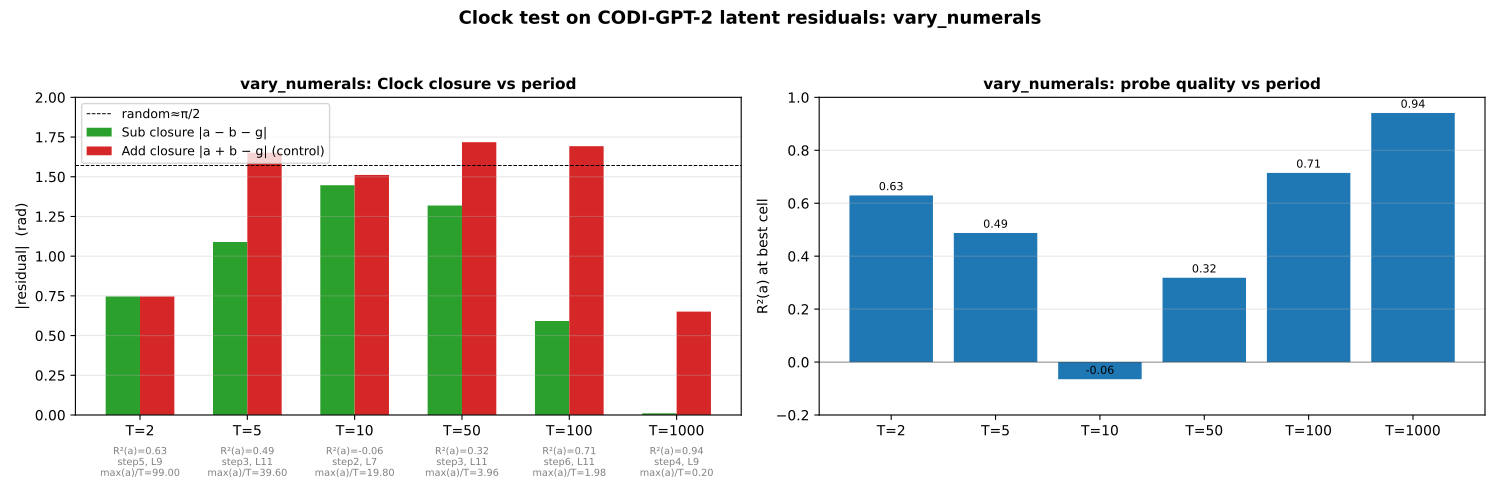

This chart was generated by the following Python code:
"""Detailed per-period slideshow for the Clock test on LATENT residuals.

Reads helix_clock_test_latent.json and produces clock_slideshow_latent.pdf with
one detailed page per (CF set × period T). Each page shows:
  - Three "predicted angle vs true angle" scatters for a, b, gold.
  - "predicted angle(a) − predicted angle(b)" vs "predicted angle(gold)"
    closure scatter.
  - Residual histogram for Sub closure and Add closure (control).
  - Stats panel with R², cos-align, closure means.

Plus a TL;DR summary page per CF set comparing all periods.
"""
from __future__ import annotations

import json
from pathlib import Path

import matplotlib.pyplot as plt
import numpy as np
from matplotlib.backends.backend_pdf import PdfPages

PD = Path(__file__).resolve().parent
IN_JSON = PD / "helix_clock_test_latent.json"
OUT_PDF = PD / "clock_slideshow_latent.pdf"


def wrap(a):
    return (a + np.pi) % (2 * np.pi) - np.pi


def main():
    d = json.load(open(IN_JSON))
    PERIODS = d["periods"]
    with PdfPages(OUT_PDF) as pdf:
        for cf_name in d["cf"]:
            cf = d["cf"][cf_name]
            ck_all = cf["clock_per_T"]
            a_vals = np.array(cf["a"]); b_vals = np.array(cf["b"]); g_vals = np.array(cf["gold"])

            # ============================================================
            # Summary page per CF set: closure vs T with Sub & Add bars.
            # ============================================================
            fig, axes = plt.subplots(1, 2, figsize=(15, 5))
            ax = axes[0]
            sub_vals = [ck_all[str(T) if isinstance(list(ck_all.keys())[0], str) else T]["clock_resid_sub_mean_abs"]
                        for T in PERIODS]
            add_vals = [ck_all[str(T) if isinstance(list(ck_all.keys())[0], str) else T]["clock_resid_add_mean_abs"]
                        for T in PERIODS]
            r2_vals  = [ck_all[str(T) if isinstance(list(ck_all.keys())[0], str) else T]["R2_a"]
                        for T in PERIODS]
            xs = np.arange(len(PERIODS)); w = 0.32
            ax.bar(xs - w/2, sub_vals, w, color="#2ca02c", label="Sub closure |a − b − g|")
            ax.bar(xs + w/2, add_vals, w, color="#d62728", label="Add closure |a + b − g| (control)")
            ax.axhline(np.pi / 2, ls="--", color="black", lw=0.7, label="random≈π/2")
            ax.set_xticks(xs); ax.set_xticklabels([f"T={T}" for T in PERIODS])
            ax.set_ylabel("|residual|  (rad)")
            ax.set_title(f"{cf_name}: Clock closure vs period",
                         fontsize=11, fontweight="bold")
            ax.legend(fontsize=9, loc="upper left")
            ax.grid(axis="y", alpha=0.3)
            for ti, T in enumerate(PERIODS):
                key = str(T) if isinstance(list(ck_all.keys())[0], str) else T
                c = ck_all[key]
                ax.text(ti, -0.10,
                        f"R²(a)={c['R2_a']:.2f}\n"
                        f"step{c['best_step_1indexed']}, L{c['best_layer']}\n"
                        f"max(a)/T={c['operand_a_max_over_T']:.2f}",
                        ha="center", fontsize=7,
                        transform=ax.get_xaxis_transform(),
                        va="top", color="gray")
            ax.set_ylim(0, 2.0)

            # R²(a) vs T panel
            ax = axes[1]
            ax.bar(xs, r2_vals, color="#1f77b4")
            ax.set_xticks(xs); ax.set_xticklabels([f"T={T}" for T in PERIODS])
            ax.set_ylim(-0.2, 1.0)
            ax.axhline(0, color="black", lw=0.3)
            ax.set_ylabel("R²(a) at best cell")
            ax.set_title(f"{cf_name}: probe quality vs period",
                         fontsize=11, fontweight="bold")
            ax.grid(axis="y", alpha=0.3)
            for ti, v in enumerate(r2_vals):
                ax.text(ti, v + 0.02, f"{v:.2f}", ha="center", fontsize=8)
            fig.suptitle(f"Clock test on CODI-GPT-2 latent residuals: {cf_name}",
                         fontsize=13, fontweight="bold")
            fig.tight_layout(rect=(0, 0, 1, 0.94))
            pdf.savefig(fig, dpi=140); plt.close(fig)

            # ============================================================
            # Per-T detail page
            # ============================================================
            for T in PERIODS:
                key = str(T) if isinstance(list(ck_all.keys())[0], str) else T
                c = ck_all[key]
                ang_a = np.array(c["ang_a"]); ang_b = np.array(c["ang_b"])
                ang_g = np.array(c["ang_g"])
                sub_resid = np.array(c["clock_resid_sub"])
                true_a = wrap(2 * np.pi * a_vals / T)
                true_b = wrap(2 * np.pi * b_vals / T)
                true_g = wrap(2 * np.pi * g_vals / T)

                fig = plt.figure(figsize=(15, 9))
                gs = fig.add_gridspec(2, 3, hspace=0.35, wspace=0.3)

                # Row 1: predicted vs true for a, b, gold
                for col, (name, true_ang, pred_ang, color) in enumerate([
                    ("operand a", true_a, ang_a, "#1f77b4"),
                    ("operand b", true_b, ang_b, "#ff7f0e"),
                    ("gold",      true_g, ang_g, "#2ca02c"),
                ]):
                    ax = fig.add_subplot(gs[0, col])
                    ax.scatter(true_ang, pred_ang, s=14, alpha=0.7, c=color)
                    ax.plot([-np.pi, np.pi], [-np.pi, np.pi], ls="--", color="gray", lw=0.7)
                    ax.set_xlabel(f"true angle({name})")
                    ax.set_ylabel(f"predicted angle({name})")
                    cos_align = float(np.mean(np.cos(pred_ang - true_ang)))
                    ax.set_title(f"{name} — cos-align={cos_align:+.2f}",
                                 fontsize=10)
                    ax.set_xlim(-np.pi - 0.1, np.pi + 0.1)
                    ax.set_ylim(-np.pi - 0.1, np.pi + 0.1)
                    ax.grid(alpha=0.3)

                # Row 2 col 0: closure scatter
                ax = fig.add_subplot(gs[1, 0])
                clock_pred = wrap(ang_a - ang_b)
                ax.scatter(ang_g, clock_pred, s=14, alpha=0.7, c="#9467bd")
                ax.plot([-np.pi, np.pi], [-np.pi, np.pi], ls="--", color="gray", lw=0.7)
                ax.set_xlabel("predicted angle(gold)")
                ax.set_ylabel("predicted angle(a) − angle(b)")
                ax.set_title(f"Sub closure  |resid|={c['clock_resid_sub_mean_abs']:.3f}",
                             fontsize=10)
                ax.set_xlim(-np.pi, np.pi); ax.set_ylim(-np.pi, np.pi)
                ax.grid(alpha=0.3)

                # Row 2 col 1: closure histogram
                ax = fig.add_subplot(gs[1, 1])
                ax.hist(sub_resid, bins=30, color="#2ca02c", alpha=0.7,
                        label=f"Sub: mean|resid|={c['clock_resid_sub_mean_abs']:.3f}")
                # Also show Add closure for comparison (compute fresh)
                add_resid = wrap(ang_a + ang_b - ang_g)
                ax.hist(add_resid, bins=30, color="#d62728", alpha=0.5,
                        label=f"Add: mean|resid|={c['clock_resid_add_mean_abs']:.3f}")
                ax.axvline(0, color="black", lw=0.5)
                ax.set_xlim(-np.pi, np.pi)
                ax.set_xlabel("angle residual  [rad, wrapped]")
                ax.set_ylabel("count")
                ax.set_title("Sub vs Add closure residual", fontsize=10)
                ax.legend(fontsize=8); ax.grid(alpha=0.3)

                # Row 2 col 2: stats panel
                ax = fig.add_subplot(gs[1, 2]); ax.axis("off")
                non_triv = "YES (operands wrap)" if c["operand_a_max_over_T"] >= 1.0 else "NO (near-linear)"
                strength = "STRONG (likely Clock-consistent)" if (
                    c["clock_resid_sub_mean_abs"] < 0.5 and
                    c["operand_a_max_over_T"] >= 1.0
                ) else "WEAK" if c["clock_resid_sub_mean_abs"] >= 1.0 else "MODERATE"
                stats_txt = (
                    f"Period T = {T}\n"
                    f"Best cell:  step={c['best_step_1indexed']}, layer={c['best_layer']}\n"
                    f"R²(a) = {c['R2_a']:+.3f}\n"
                    f"cos-align(pred angle, true angle) = "
                    f"{c['cos_align_predicted_vs_true_angle']:+.3f}\n"
                    f"max(operand)/T = {c['operand_a_max_over_T']:.2f}\n"
                    f"  Non-trivial Clock test? {non_triv}\n"
                    "\n"
                    f"|angle(a) − angle(b) − angle(gold)|  =  "
                    f"{c['clock_resid_sub_mean_abs']:.3f} rad\n"
                    f"|angle(a) + angle(b) − angle(gold)|  =  "
                    f"{c['clock_resid_add_mean_abs']:.3f} rad  (control)\n"
                    f"random baseline ≈ π/2 ≈ 1.57 rad\n"
                    "\n"
                    f"Verdict: {strength}\n"
                    "\n"
                    "Note: this consistency test cannot distinguish\n"
                    "between a true helical Clock geometry and\n"
                    "independent linear encoding of a, b, gold +\n"
                    "arithmetic.  See clock_subspace_rank.py and\n"
                    "clock_causal_rotation.py for that."
                )
                ax.text(0.0, 1.0, stats_txt, fontsize=9, va="top",
                        family="monospace")

                fig.suptitle(f"{cf_name} — Clock test at T={T}",
                             fontsize=13, fontweight="bold")
                pdf.savefig(fig, dpi=140); plt.close(fig)

    print(f"saved {OUT_PDF}")


if __name__ == "__main__":
    main()
